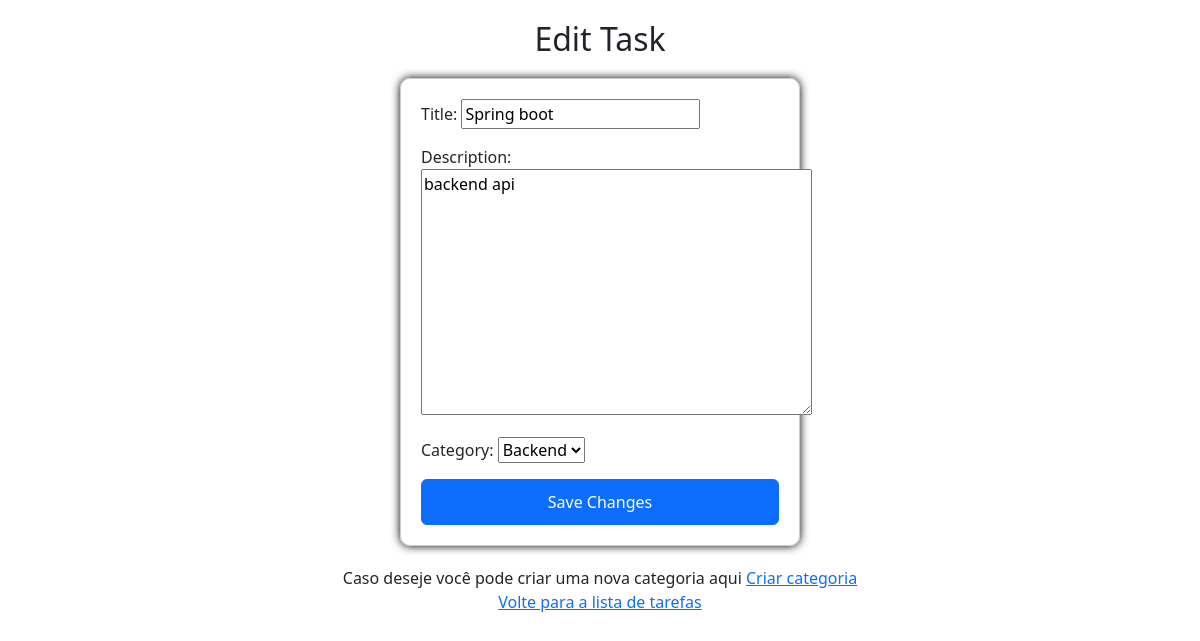
Page /task/21/edit/ (signed in) on the committed database.
### lizetest/todo/models.py (models this page shows, shortened)
class Task(BaseModel):
    title = models.CharField(max_length=255)
    description = models.TextField()
    category = models.ForeignKey(Category, on_delete=models.CASCADE)
    completion_date = models.DateTimeField(null=True, blank=True)
    completed = models.BooleanField(default=False)
    author = models.ForeignKey(User,on_delete=models.CASCADE,blank=True)

### lizetest/todo/views.py (the view)
# urls.py: path('task/<int:pk>/edit/', TaskUpdateView.as_view(), name='task_edit'),
class TaskUpdateView(UpdateView,BaseViews):
    model = Task
    form_class = TaskForm
    template_name = 'task_form.html'
    success_url = reverse_lazy('todo:task_list')

### lizetest/todo/forms.py
class TaskForm(forms.ModelForm):
    category = CategorySerializer
    class Meta:
        model = Task
        fields = ['title', 'description', 'category']
    def __init__(self, *args, **kwargs):
        user = kwargs.pop('user', None)
        super(TaskForm, self).__init__(*args, **kwargs)
        if user is not None:
            self.fields['category'].queryset = Category.objects.filter(author=user)

### lizetest/category/models.py (called while the page is built)
    def __str__(self):
        return self.name

### lizetest/core/models.py (called while the page is built)
    def dispatch(self, request, *args, **kwargs):
        if not request.user.is_authenticated:
            return redirect('accounts:login')
        return super().dispatch(request, *args, **kwargs)

### lizetest/todo/templates/task_form.html (shortened to what this page needs)
{% extends 'base.html' %}
{% block content %}
<div style="display: flex; justify-content: center; align-items: center; flex-direction: column; padding: 20px;">
  <h2 style="text-align: center; margin-bottom: 20px;">
    {% if request.resolver_match.url_name == 'task_create' %}Create{% else %}Edit{% endif %} Task
  </h2>
  <form method="post" enctype="multipart/form-data" style="width: 400px; border: 1px solid #ccc; padding: 20px; border-radius: 10px; box-shadow: 0 0 10px rgb(0, 0, 0);">
    {{ form.as_p }}
    <button class="btn btn-primary" type="submit" style="width: 100%; padding: 10px;">
      {% if request.resolver_match.url_name == 'task_create' %}Create{% else %}Save Changes{% endif %}
    </button>
  </form>
  <div style="text-align: center; margin-top: 20px;">
    Caso deseje você pode criar uma nova categoria aqui
    <a href="{% url 'category:category_create' %}">Criar categoria</a>
    <p><a href="{% url 'todo:task_list' %}">Volte para a lista de tarefas</a> </p>
  </div>
</div>
{% endblock %}

### rows in the picture
Task: title "Spring boot", description "backend api", category "Backend"
